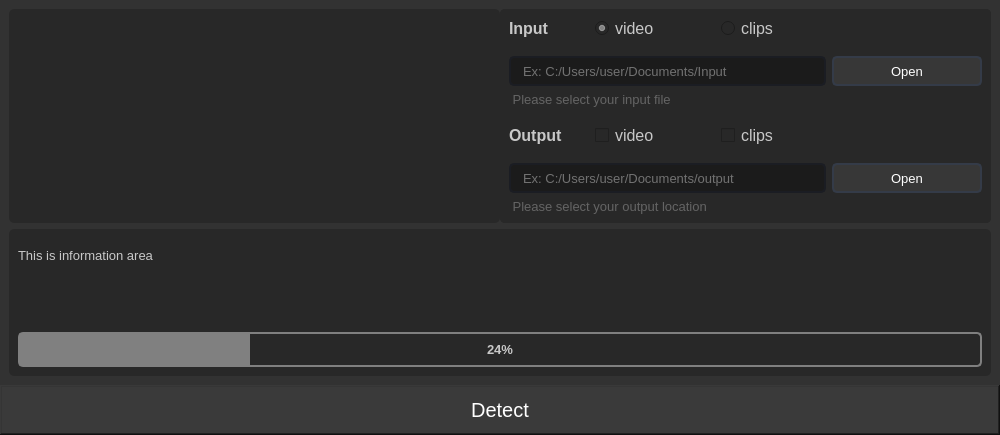
<?xml version="1.0" encoding="UTF-8"?>
<ui version="4.0">
 <class>Form</class>
 <widget class="QWidget" name="Form">
  <property name="geometry">
   <rect>
    <x>0</x>
    <y>0</y>
    <width>1000</width>
    <height>435</height>
   </rect>
  </property>
  <property name="windowTitle">
   <string>Form</string>
  </property>
  <property name="styleSheet">
   <string notr="true">background-color: rgb(50, 50, 50);</string>
  </property>
  <layout class="QVBoxLayout" name="verticalLayout">
   <property name="spacing">
    <number>0</number>
   </property>
   <property name="leftMargin">
    <number>0</number>
   </property>
   <property name="topMargin">
    <number>0</number>
   </property>
   <property name="rightMargin">
    <number>0</number>
   </property>
   <property name="bottomMargin">
    <number>0</number>
   </property>
   <item>
    <widget class="QFrame" name="frame">
     <property name="frameShape">
      <enum>QFrame::NoFrame</enum>
     </property>
     <property name="frameShadow">
      <enum>QFrame::Raised</enum>
     </property>
     <layout class="QVBoxLayout" name="verticalLayout_4">
      <property name="spacing">
       <number>0</number>
      </property>
      <property name="leftMargin">
       <number>0</number>
      </property>
      <property name="topMargin">
       <number>0</number>
      </property>
      <property name="rightMargin">
       <number>0</number>
      </property>
      <property name="bottomMargin">
       <number>0</number>
      </property>
      <item>
       <widget class="QFrame" name="frame_up">
        <property name="styleSheet">
         <string notr="true"/>
        </property>
        <property name="frameShape">
         <enum>QFrame::NoFrame</enum>
        </property>
        <property name="frameShadow">
         <enum>QFrame::Raised</enum>
        </property>
        <layout class="QVBoxLayout" name="verticalLayout_2">
         <item>
          <widget class="QFrame" name="frame_content_up">
           <property name="sizePolicy">
            <sizepolicy hsizetype="Preferred" vsizetype="Preferred">
             <horstretch>0</horstretch>
             <verstretch>0</verstretch>
            </sizepolicy>
           </property>
           <property name="minimumSize">
            <size>
             <width>0</width>
             <height>0</height>
            </size>
           </property>
           <property name="maximumSize">
            <size>
             <width>16777215</width>
             <height>250</height>
            </size>
           </property>
           <property name="frameShape">
            <enum>QFrame::NoFrame</enum>
           </property>
           <property name="frameShadow">
            <enum>QFrame::Raised</enum>
           </property>
           <layout class="QHBoxLayout" name="horizontalLayout_8">
            <property name="spacing">
             <number>0</number>
            </property>
            <property name="leftMargin">
             <number>0</number>
            </property>
            <property name="topMargin">
             <number>0</number>
            </property>
            <property name="rightMargin">
             <number>0</number>
            </property>
            <property name="bottomMargin">
             <number>0</number>
            </property>
            <item>
             <widget class="QFrame" name="frame_output_imgs">
              <property name="sizePolicy">
               <sizepolicy hsizetype="Expanding" vsizetype="Preferred">
                <horstretch>0</horstretch>
                <verstretch>0</verstretch>
               </sizepolicy>
              </property>
              <property name="styleSheet">
               <string notr="true">background-color: rgb(40, 40, 40);
border-radius: 5px;</string>
              </property>
              <property name="frameShape">
               <enum>QFrame::NoFrame</enum>
              </property>
              <property name="frameShadow">
               <enum>QFrame::Raised</enum>
              </property>
             </widget>
            </item>
            <item>
             <widget class="QFrame" name="frame_setting">
              <property name="sizePolicy">
               <sizepolicy hsizetype="Expanding" vsizetype="Preferred">
                <horstretch>0</horstretch>
                <verstretch>0</verstretch>
               </sizepolicy>
              </property>
              <property name="styleSheet">
               <string notr="true">background-color: rgb(40, 40, 40);
border-radius: 5px;</string>
              </property>
              <property name="frameShape">
               <enum>QFrame::NoFrame</enum>
              </property>
              <property name="frameShadow">
               <enum>QFrame::Raised</enum>
              </property>
              <layout class="QVBoxLayout" name="verticalLayout_13">
               <property name="spacing">
                <number>0</number>
               </property>
               <property name="leftMargin">
                <number>0</number>
               </property>
               <property name="topMargin">
                <number>0</number>
               </property>
               <property name="rightMargin">
                <number>0</number>
               </property>
               <property name="bottomMargin">
                <number>0</number>
               </property>
               <item>
                <widget class="QFrame" name="frame_outputdata">
                 <property name="maximumSize">
                  <size>
                   <width>16777215</width>
                   <height>16777215</height>
                  </size>
                 </property>
                 <property name="styleSheet">
                  <string notr="true">background-color: rgb(40, 40, 40);
border-radius: 5px;</string>
                 </property>
                 <property name="frameShape">
                  <enum>QFrame::NoFrame</enum>
                 </property>
                 <property name="frameShadow">
                  <enum>QFrame::Raised</enum>
                 </property>
                 <layout class="QVBoxLayout" name="verticalLayout_7">
                  <property name="spacing">
                   <number>0</number>
                  </property>
                  <property name="leftMargin">
                   <number>0</number>
                  </property>
                  <property name="topMargin">
                   <number>0</number>
                  </property>
                  <property name="rightMargin">
                   <number>0</number>
                  </property>
                  <property name="bottomMargin">
                   <number>0</number>
                  </property>
                  <item>
                   <widget class="QFrame" name="frame_inputdata_up">
                    <property name="font">
                     <font>
                      <family>Arial</family>
                     </font>
                    </property>
                    <property name="frameShape">
                     <enum>QFrame::NoFrame</enum>
                    </property>
                    <property name="frameShadow">
                     <enum>QFrame::Raised</enum>
                    </property>
                    <layout class="QHBoxLayout" name="horizontalLayout_2">
                     <item>
                      <widget class="QLabel" name="labelBoxBlenderInstalation_3">
                       <property name="maximumSize">
                        <size>
                         <width>80</width>
                         <height>16777215</height>
                        </size>
                       </property>
                       <property name="font">
                        <font>
                         <family>Segoe UI</family>
                         <pointsize>12</pointsize>
                         <weight>75</weight>
                         <bold>true</bold>
                        </font>
                       </property>
                       <property name="styleSheet">
                        <string notr="true">color: rgb(200, 200, 200);</string>
                       </property>
                       <property name="text">
                        <string>Input</string>
                       </property>
                       <property name="alignment">
                        <set>Qt::AlignLeading|Qt::AlignLeft|Qt::AlignVCenter</set>
                       </property>
                      </widget>
                     </item>
                     <item>
                      <widget class="QRadioButton" name="set_video">
                       <property name="maximumSize">
                        <size>
                         <width>120</width>
                         <height>16777215</height>
                        </size>
                       </property>
                       <property name="font">
                        <font>
                         <family>Arial</family>
                         <pointsize>12</pointsize>
                        </font>
                       </property>
                       <property name="styleSheet">
                        <string notr="true">color: rgb(200, 200, 200);</string>
                       </property>
                       <property name="text">
                        <string>video</string>
                       </property>
                       <property name="checked">
                        <bool>true</bool>
                       </property>
                      </widget>
                     </item>
                     <item>
                      <widget class="QRadioButton" name="set_clips">
                       <property name="font">
                        <font>
                         <family>Arial</family>
                         <pointsize>12</pointsize>
                        </font>
                       </property>
                       <property name="styleSheet">
                        <string notr="true">color: rgb(200, 200, 200);</string>
                       </property>
                       <property name="text">
                        <string>clips</string>
                       </property>
                      </widget>
                     </item>
                    </layout>
                   </widget>
                  </item>
                  <item>
                   <widget class="QFrame" name="frame_inputdata_down">
                    <property name="frameShape">
                     <enum>QFrame::StyledPanel</enum>
                    </property>
                    <property name="frameShadow">
                     <enum>QFrame::Raised</enum>
                    </property>
                    <layout class="QVBoxLayout" name="verticalLayout_5">
                     <item>
                      <layout class="QGridLayout" name="gridLayout_2">
                       <property name="bottomMargin">
                        <number>0</number>
                       </property>
                       <item row="1" column="0" colspan="2">
                        <widget class="QLabel" name="labelVersion_4">
                         <property name="font">
                          <font>
                           <family>Arial</family>
                           <pointsize>10</pointsize>
                          </font>
                         </property>
                         <property name="styleSheet">
                          <string notr="true">color: rgb(100, 100, 100);</string>
                         </property>
                         <property name="lineWidth">
                          <number>1</number>
                         </property>
                         <property name="text">
                          <string> Please select your input file</string>
                         </property>
                         <property name="alignment">
                          <set>Qt::AlignLeading|Qt::AlignLeft|Qt::AlignVCenter</set>
                         </property>
                        </widget>
                       </item>
                       <item row="0" column="0">
                        <widget class="QLineEdit" name="lineEdit_input">
                         <property name="minimumSize">
                          <size>
                           <width>0</width>
                           <height>30</height>
                          </size>
                         </property>
                         <property name="font">
                          <font>
                           <family>Arial</family>
                           <pointsize>10</pointsize>
                          </font>
                         </property>
                         <property name="styleSheet">
                          <string notr="true">QLineEdit {
	background-color: rgb(27, 27, 27);
	border-radius: 5px;
	border: 2px solid rgb(27, 29, 35);
	padding-left: 10px;
	color: rgb(200, 200, 200);
}
QLineEdit:hover {
	border: 2px solid rgb(64, 71, 88);
}
QLineEdit:focus {
	border: 2px solid rgb(91, 101, 124);
}</string>
                         </property>
                         <property name="placeholderText">
                          <string>Ex: C:/Users/user/Documents/Input</string>
                         </property>
                        </widget>
                       </item>
                       <item row="0" column="1">
                        <widget class="QPushButton" name="input_button">
                         <property name="minimumSize">
                          <size>
                           <width>150</width>
                           <height>30</height>
                          </size>
                         </property>
                         <property name="font">
                          <font>
                           <family>Segoe UI</family>
                           <pointsize>10</pointsize>
                          </font>
                         </property>
                         <property name="styleSheet">
                          <string notr="true">QPushButton {
	border: 2px solid rgb(52, 59, 72);
	border-radius: 5px;	
	background-color: rgb(55, 55, 55);
	color: rgb(255, 255, 255);
}
QPushButton:hover {
	background-color: rgb(57, 65, 80);
	border: 2px solid rgb(61, 70, 86);
}
QPushButton:pressed {	
	background-color: rgb(35, 40, 49);
	border: 2px solid rgb(43, 50, 61);
}</string>
                         </property>
                         <property name="text">
                          <string>Open</string>
                         </property>
                         <property name="icon">
                          <iconset resource="../../../../pyside2/modernUI_tutorial/Simple_PySide_Base-master/files.qrc">
                           <normaloff>:/16x16/icons/16x16/cil-folder-open.png</normaloff>:/16x16/icons/16x16/cil-folder-open.png</iconset>
                         </property>
                        </widget>
                       </item>
                      </layout>
                     </item>
                    </layout>
                   </widget>
                  </item>
                 </layout>
                </widget>
               </item>
               <item>
                <widget class="QFrame" name="frame_inputdata">
                 <property name="maximumSize">
                  <size>
                   <width>16777215</width>
                   <height>16777215</height>
                  </size>
                 </property>
                 <property name="styleSheet">
                  <string notr="true"/>
                 </property>
                 <property name="frameShape">
                  <enum>QFrame::NoFrame</enum>
                 </property>
                 <property name="frameShadow">
                  <enum>QFrame::Raised</enum>
                 </property>
                 <layout class="QVBoxLayout" name="verticalLayout_3">
                  <property name="spacing">
                   <number>0</number>
                  </property>
                  <property name="leftMargin">
                   <number>0</number>
                  </property>
                  <property name="topMargin">
                   <number>0</number>
                  </property>
                  <property name="rightMargin">
                   <number>0</number>
                  </property>
                  <property name="bottomMargin">
                   <number>0</number>
                  </property>
                  <item>
                   <widget class="QFrame" name="frame_outputdata_up">
                    <property name="frameShape">
                     <enum>QFrame::NoFrame</enum>
                    </property>
                    <property name="frameShadow">
                     <enum>QFrame::Raised</enum>
                    </property>
                    <layout class="QHBoxLayout" name="horizontalLayout_3">
                     <item>
                      <widget class="QLabel" name="labelBoxBlenderInstalation_4">
                       <property name="maximumSize">
                        <size>
                         <width>80</width>
                         <height>16777215</height>
                        </size>
                       </property>
                       <property name="font">
                        <font>
                         <family>Segoe UI</family>
                         <pointsize>12</pointsize>
                         <weight>75</weight>
                         <bold>true</bold>
                        </font>
                       </property>
                       <property name="styleSheet">
                        <string notr="true">color: rgb(200, 200, 200);</string>
                       </property>
                       <property name="text">
                        <string>Output</string>
                       </property>
                       <property name="alignment">
                        <set>Qt::AlignLeading|Qt::AlignLeft|Qt::AlignVCenter</set>
                       </property>
                      </widget>
                     </item>
                     <item>
                      <widget class="QCheckBox" name="output_video">
                       <property name="maximumSize">
                        <size>
                         <width>120</width>
                         <height>16777215</height>
                        </size>
                       </property>
                       <property name="font">
                        <font>
                         <family>Arial</family>
                         <pointsize>12</pointsize>
                        </font>
                       </property>
                       <property name="styleSheet">
                        <string notr="true">color: rgb(200, 200, 200);</string>
                       </property>
                       <property name="text">
                        <string>video</string>
                       </property>
                      </widget>
                     </item>
                     <item>
                      <widget class="QCheckBox" name="output_clips">
                       <property name="font">
                        <font>
                         <family>Arial</family>
                         <pointsize>12</pointsize>
                        </font>
                       </property>
                       <property name="styleSheet">
                        <string notr="true">color: rgb(200, 200, 200);</string>
                       </property>
                       <property name="text">
                        <string>clips</string>
                       </property>
                      </widget>
                     </item>
                    </layout>
                   </widget>
                  </item>
                  <item>
                   <widget class="QFrame" name="frame_outputdata_down">
                    <property name="frameShape">
                     <enum>QFrame::StyledPanel</enum>
                    </property>
                    <property name="frameShadow">
                     <enum>QFrame::Raised</enum>
                    </property>
                    <layout class="QVBoxLayout" name="verticalLayout_6">
                     <item>
                      <layout class="QGridLayout" name="gridLayout_3">
                       <property name="bottomMargin">
                        <number>0</number>
                       </property>
                       <item row="1" column="0" colspan="2">
                        <widget class="QLabel" name="labelVersion_5">
                         <property name="font">
                          <font>
                           <family>Arial</family>
                           <pointsize>10</pointsize>
                          </font>
                         </property>
                         <property name="styleSheet">
                          <string notr="true">color: rgb(100, 100, 100);</string>
                         </property>
                         <property name="lineWidth">
                          <number>1</number>
                         </property>
                         <property name="text">
                          <string> Please select your output location</string>
                         </property>
                         <property name="alignment">
                          <set>Qt::AlignLeading|Qt::AlignLeft|Qt::AlignVCenter</set>
                         </property>
                        </widget>
                       </item>
                       <item row="0" column="0">
                        <widget class="QLineEdit" name="lineEdit_output">
                         <property name="minimumSize">
                          <size>
                           <width>0</width>
                           <height>30</height>
                          </size>
                         </property>
                         <property name="font">
                          <font>
                           <family>Arial</family>
                           <pointsize>10</pointsize>
                          </font>
                         </property>
                         <property name="styleSheet">
                          <string notr="true">QLineEdit {
	background-color: rgb(27, 27, 27);
	border-radius: 5px;
	border: 2px solid rgb(27, 29, 35);
	padding-left: 10px;
	color: rgb(200, 200, 200);
}
QLineEdit:hover {
	border: 2px solid rgb(64, 71, 88);
}
QLineEdit:focus {
	border: 2px solid rgb(91, 101, 124);
}</string>
                         </property>
                         <property name="placeholderText">
                          <string>Ex: C:/Users/user/Documents/output</string>
                         </property>
                        </widget>
                       </item>
                       <item row="0" column="1">
                        <widget class="QPushButton" name="output_button">
                         <property name="minimumSize">
                          <size>
                           <width>150</width>
                           <height>30</height>
                          </size>
                         </property>
                         <property name="font">
                          <font>
                           <family>Segoe UI</family>
                           <pointsize>10</pointsize>
                          </font>
                         </property>
                         <property name="styleSheet">
                          <string notr="true">QPushButton {
	border: 2px solid rgb(52, 59, 72);
	border-radius: 5px;	
	background-color: rgb(55, 55, 55);
	color: rgb(255, 255, 255);
}
QPushButton:hover {
	background-color: rgb(57, 65, 80);
	border: 2px solid rgb(61, 70, 86);
}
QPushButton:pressed {	
	background-color: rgb(35, 40, 49);
	border: 2px solid rgb(43, 50, 61);
}</string>
                         </property>
                         <property name="text">
                          <string>Open</string>
                         </property>
                         <property name="icon">
                          <iconset resource="../../../../pyside2/modernUI_tutorial/Simple_PySide_Base-master/files.qrc">
                           <normaloff>:/16x16/icons/16x16/cil-folder-open.png</normaloff>:/16x16/icons/16x16/cil-folder-open.png</iconset>
                         </property>
                        </widget>
                       </item>
                      </layout>
                     </item>
                    </layout>
                   </widget>
                  </item>
                 </layout>
                </widget>
               </item>
              </layout>
             </widget>
            </item>
           </layout>
          </widget>
         </item>
         <item>
          <widget class="QFrame" name="frame_content_down">
           <property name="maximumSize">
            <size>
             <width>16777215</width>
             <height>16777215</height>
            </size>
           </property>
           <property name="frameShape">
            <enum>QFrame::NoFrame</enum>
           </property>
           <property name="frameShadow">
            <enum>QFrame::Raised</enum>
           </property>
           <layout class="QVBoxLayout" name="verticalLayout_9">
            <property name="spacing">
             <number>0</number>
            </property>
            <property name="leftMargin">
             <number>0</number>
            </property>
            <property name="topMargin">
             <number>0</number>
            </property>
            <property name="rightMargin">
             <number>0</number>
            </property>
            <property name="bottomMargin">
             <number>0</number>
            </property>
            <item>
             <widget class="QFrame" name="frame_info">
              <property name="minimumSize">
               <size>
                <width>0</width>
                <height>0</height>
               </size>
              </property>
              <property name="maximumSize">
               <size>
                <width>16777215</width>
                <height>16777215</height>
               </size>
              </property>
              <property name="styleSheet">
               <string notr="true">background-color: rgb(40, 40, 40);
border-radius: 5px;</string>
              </property>
              <property name="frameShape">
               <enum>QFrame::NoFrame</enum>
              </property>
              <property name="frameShadow">
               <enum>QFrame::Raised</enum>
              </property>
              <layout class="QVBoxLayout" name="verticalLayout_8">
               <item>
                <widget class="QFrame" name="frame_infobar">
                 <property name="frameShape">
                  <enum>QFrame::StyledPanel</enum>
                 </property>
                 <property name="frameShadow">
                  <enum>QFrame::Raised</enum>
                 </property>
                 <layout class="QHBoxLayout" name="horizontalLayout_5">
                  <property name="spacing">
                   <number>0</number>
                  </property>
                  <property name="leftMargin">
                   <number>0</number>
                  </property>
                  <property name="topMargin">
                   <number>10</number>
                  </property>
                  <property name="rightMargin">
                   <number>0</number>
                  </property>
                  <property name="bottomMargin">
                   <number>0</number>
                  </property>
                  <item>
                   <widget class="QLabel" name="label_info">
                    <property name="sizePolicy">
                     <sizepolicy hsizetype="Expanding" vsizetype="Expanding">
                      <horstretch>0</horstretch>
                      <verstretch>0</verstretch>
                     </sizepolicy>
                    </property>
                    <property name="font">
                     <font>
                      <family>Arial</family>
                      <pointsize>10</pointsize>
                     </font>
                    </property>
                    <property name="styleSheet">
                     <string notr="true">color: rgb(200, 200, 200);</string>
                    </property>
                    <property name="text">
                     <string>This is information area</string>
                    </property>
                    <property name="alignment">
                     <set>Qt::AlignLeading|Qt::AlignLeft|Qt::AlignTop</set>
                    </property>
                   </widget>
                  </item>
                 </layout>
                </widget>
               </item>
               <item>
                <widget class="QFrame" name="frame_progressBar">
                 <property name="minimumSize">
                  <size>
                   <width>0</width>
                   <height>35</height>
                  </size>
                 </property>
                 <property name="maximumSize">
                  <size>
                   <width>16777215</width>
                   <height>35</height>
                  </size>
                 </property>
                 <property name="frameShape">
                  <enum>QFrame::StyledPanel</enum>
                 </property>
                 <property name="frameShadow">
                  <enum>QFrame::Raised</enum>
                 </property>
                 <layout class="QHBoxLayout" name="horizontalLayout_4">
                  <property name="spacing">
                   <number>0</number>
                  </property>
                  <property name="leftMargin">
                   <number>0</number>
                  </property>
                  <property name="topMargin">
                   <number>0</number>
                  </property>
                  <property name="rightMargin">
                   <number>0</number>
                  </property>
                  <property name="bottomMargin">
                   <number>0</number>
                  </property>
                  <item>
                   <widget class="QProgressBar" name="progressBar">
                    <property name="sizePolicy">
                     <sizepolicy hsizetype="Expanding" vsizetype="Expanding">
                      <horstretch>0</horstretch>
                      <verstretch>0</verstretch>
                     </sizepolicy>
                    </property>
                    <property name="font">
                     <font>
                      <family>Segoe UI</family>
                      <pointsize>10</pointsize>
                      <weight>75</weight>
                      <bold>true</bold>
                     </font>
                    </property>
                    <property name="styleSheet">
                     <string notr="true">QProgressBar {
	color: rgb(200, 200, 200);
    border: 2px solid grey;
    border-radius: 5px;
    text-align: center;
}
QProgressBar::chunk {
    background-color: grey;
    width: 5px;
}</string>
                    </property>
                    <property name="value">
                     <number>24</number>
                    </property>
                   </widget>
                  </item>
                 </layout>
                </widget>
               </item>
              </layout>
             </widget>
            </item>
           </layout>
          </widget>
         </item>
        </layout>
       </widget>
      </item>
      <item>
       <widget class="QFrame" name="frame_down">
        <property name="minimumSize">
         <size>
          <width>0</width>
          <height>50</height>
         </size>
        </property>
        <property name="maximumSize">
         <size>
          <width>16777215</width>
          <height>50</height>
         </size>
        </property>
        <property name="frameShape">
         <enum>QFrame::WinPanel</enum>
        </property>
        <property name="frameShadow">
         <enum>QFrame::Raised</enum>
        </property>
        <layout class="QHBoxLayout" name="horizontalLayout">
         <property name="spacing">
          <number>0</number>
         </property>
         <property name="leftMargin">
          <number>0</number>
         </property>
         <property name="topMargin">
          <number>0</number>
         </property>
         <property name="rightMargin">
          <number>0</number>
         </property>
         <property name="bottomMargin">
          <number>0</number>
         </property>
         <item>
          <widget class="QPushButton" name="btn_detect">
           <property name="sizePolicy">
            <sizepolicy hsizetype="Expanding" vsizetype="Expanding">
             <horstretch>0</horstretch>
             <verstretch>0</verstretch>
            </sizepolicy>
           </property>
           <property name="font">
            <font>
             <family>Arial</family>
             <pointsize>15</pointsize>
            </font>
           </property>
           <property name="styleSheet">
            <string notr="true">QPushButton {
	background-color: rgb(58, 58, 58);
	color: rgb(255, 255, 255);
	border: 0px solid;
}
QPushButton:hover {
	background-color: rgb(70, 141, 212);
}</string>
           </property>
           <property name="text">
            <string>Detect</string>
           </property>
          </widget>
         </item>
        </layout>
       </widget>
      </item>
     </layout>
    </widget>
   </item>
  </layout>
 </widget>
 <resources>
  <include location="../../../../pyside2/modernUI_tutorial/Simple_PySide_Base-master/files.qrc"/>
 </resources>
 <connections/>
</ui>
